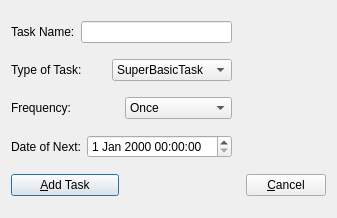
<?xml version="1.0" encoding="UTF-8"?>
<ui version="4.0">
 <class>AddTask</class>
 <widget class="QDialog" name="AddTask">
  <property name="geometry">
   <rect>
    <x>0</x>
    <y>0</y>
    <width>314</width>
    <height>218</height>
   </rect>
  </property>
  <property name="windowTitle">
   <string>Add Task</string>
  </property>
  <layout class="QGridLayout" name="gridLayout">
   <item row="0" column="0" colspan="2">
    <layout class="QHBoxLayout" name="horizontalLayout">
     <item>
      <widget class="QLabel" name="label">
       <property name="text">
        <string>Task Name:</string>
       </property>
      </widget>
     </item>
     <item>
      <widget class="QLineEdit" name="lineEdit"/>
     </item>
    </layout>
   </item>
   <item row="0" column="2" rowspan="4" colspan="2">
    <spacer name="verticalSpacer">
     <property name="orientation">
      <enum>Qt::Vertical</enum>
     </property>
     <property name="sizeHint" stdset="0">
      <size>
       <width>88</width>
       <height>168</height>
      </size>
     </property>
    </spacer>
   </item>
   <item row="1" column="0" colspan="2">
    <layout class="QHBoxLayout" name="horizontalLayout_2">
     <item>
      <widget class="QLabel" name="label_3">
       <property name="text">
        <string>Type of Task:</string>
       </property>
      </widget>
     </item>
     <item>
      <widget class="QComboBox" name="comboBox">
       <item>
        <property name="text">
         <string>SuperBasicTask</string>
        </property>
       </item>
       <item>
        <property name="text">
         <string>TrackedTask</string>
        </property>
       </item>
       <item>
        <property name="text">
         <string>PrioritizedTask</string>
        </property>
       </item>
       <item>
        <property name="text">
         <string>TimedTask</string>
        </property>
       </item>
      </widget>
     </item>
    </layout>
   </item>
   <item row="2" column="0" colspan="2">
    <layout class="QHBoxLayout" name="horizontalLayout_3">
     <item>
      <widget class="QLabel" name="label_4">
       <property name="text">
        <string>Frequency:</string>
       </property>
      </widget>
     </item>
     <item>
      <widget class="QComboBox" name="comboBox_2">
       <item>
        <property name="text">
         <string>Once</string>
        </property>
       </item>
       <item>
        <property name="text">
         <string>Hourly</string>
        </property>
       </item>
       <item>
        <property name="text">
         <string>Daily</string>
        </property>
       </item>
       <item>
        <property name="text">
         <string>Weekly</string>
        </property>
       </item>
       <item>
        <property name="text">
         <string>Fortnight</string>
        </property>
       </item>
       <item>
        <property name="text">
         <string>Monthly</string>
        </property>
       </item>
       <item>
        <property name="text">
         <string>Quarterly</string>
        </property>
       </item>
       <item>
        <property name="text">
         <string>Yearly</string>
        </property>
       </item>
       <item>
        <property name="text">
         <string>Infinite</string>
        </property>
       </item>
      </widget>
     </item>
    </layout>
   </item>
   <item row="3" column="0" colspan="2">
    <layout class="QHBoxLayout" name="horizontalLayout_4">
     <item>
      <widget class="QLabel" name="label_2">
       <property name="text">
        <string>Date of Next:</string>
       </property>
      </widget>
     </item>
     <item>
      <widget class="QDateTimeEdit" name="dateTimeEdit"/>
     </item>
    </layout>
   </item>
   <item row="4" column="0">
    <widget class="QPushButton" name="pushButton_2">
     <property name="text">
      <string>&amp;Add Task</string>
     </property>
    </widget>
   </item>
   <item row="4" column="1" colspan="2">
    <spacer name="horizontalSpacer">
     <property name="orientation">
      <enum>Qt::Horizontal</enum>
     </property>
     <property name="sizeHint" stdset="0">
      <size>
       <width>109</width>
       <height>20</height>
      </size>
     </property>
    </spacer>
   </item>
   <item row="4" column="3">
    <widget class="QPushButton" name="pushButton">
     <property name="text">
      <string>&amp;Cancel</string>
     </property>
    </widget>
   </item>
  </layout>
 </widget>
 <tabstops>
  <tabstop>lineEdit</tabstop>
  <tabstop>comboBox</tabstop>
  <tabstop>comboBox_2</tabstop>
  <tabstop>dateTimeEdit</tabstop>
  <tabstop>pushButton_2</tabstop>
  <tabstop>pushButton</tabstop>
 </tabstops>
 <resources/>
 <connections>
  <connection>
   <sender>pushButton</sender>
   <signal>clicked()</signal>
   <receiver>AddTask</receiver>
   <slot>reject()</slot>
   <hints>
    <hint type="sourcelabel">
     <x>261</x>
     <y>206</y>
    </hint>
    <hint type="destinationlabel">
     <x>322</x>
     <y>221</y>
    </hint>
   </hints>
  </connection>
 </connections>
</ui>
